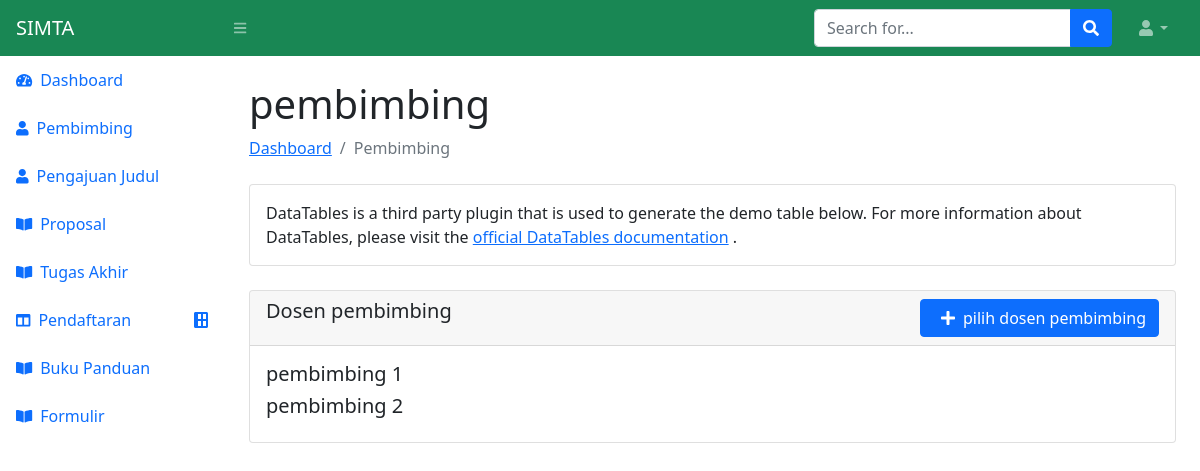
Before: /mhs/pembimbing with the older database file.
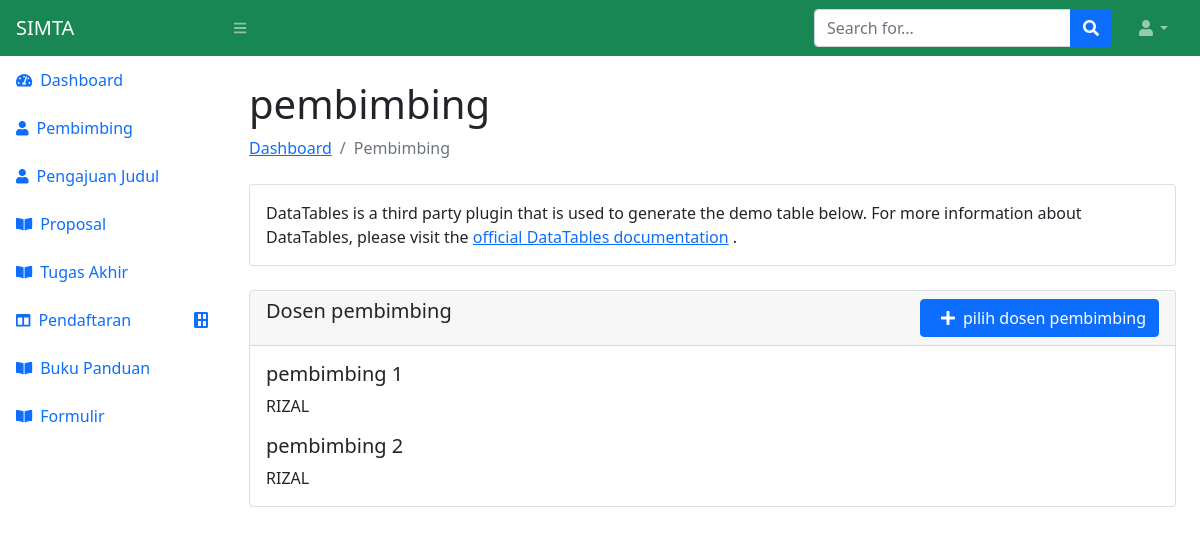
After: the same page with the newer database file.
### mahasiswa/models.py (models this page shows)
class pembimbing(models.Model):
    pembimbing_1 = models.TextField(max_length=180, default='')
    pembimbing_2 = models.TextField(max_length=180, default='')

### mahasiswa/views.py (the view, shortened to what this page needs)
# urls.py: path('pembimbing', views.pembimbingViewMhs, name='pembimbing'),
def pembimbingViewMhs(request):
    data_pembimbing =  models.pembimbing.objects.all()
    return render(request, 'mhs/pembimbing.html', {
        'pembimbing': data_pembimbing
    })

### mahasiswa/templates/mhs/pembimbing.html (shortened to what this page needs)
{% extends 'main-mhs.html' %}
{% block content %}
<main>
    <div class="container-fluid px-4">
        <h1 class="mt-4">pembimbing</h1>
        <ol class="breadcrumb mb-4">
            <li class="breadcrumb-item"><a href="index.html">Dashboard</a></li>
            <li class="breadcrumb-item active">Pembimbing</li>
        </ol>
        <div class="card mb-4">
            <div class="card-body">
                DataTables is a third party plugin that is used to generate the demo table below. For more information about DataTables, please visit the
                <a target="_blank" href="https://datatables.net/">official DataTables documentation</a>
                .
            </div>
        </div>
        <div class="card">
            <div class="d-flex justify-content-between card-header">
                <div>
                    <h5 class="">Dosen pembimbing</h5>
                </div>
                <div>
                    <button type="button" class="btn btn-primary" data-bs-toggle="modal" data-bs-target="#staticBackdrop"><span class="mx-2"><i class="fa fa-plus" aria-hidden="true"></i></span><span>pilih dosen pembimbing</span></button>
                </div>
            </div>
            <div class="card-body">
                <h5 class="card-title">pembimbing 1</h5>
            {%for i in pembimbing%}
                <p class="card-text">{{i.pembimbing_1}}</p>
            {%endfor%}
            <h5 class="card-title">pembimbing 2</h5>
            {%for i in pembimbing%}
                <p class="card-text">{{i.pembimbing_2}}</p>
            {%endfor%}
            </div>
        </div>
    </div>
</main>
{% endblock %}

### mahasiswa/templates/main-mhs.html (shortened to what this page needs)
{% load static %}
<!doctype html>
<html lang="en">
  <head>
    <link href="https://cdn.jsdelivr.net/npm/bootstrap@5.1.3/dist/css/bootstrap.min.css" rel="stylesheet">
    <link href="https://cdn.jsdelivr.net/npm/simple-datatables@latest/dist/style.css" rel="stylesheet" />
    <link href="{% static 'css/styles.css' %}" rel="stylesheet" />
  </head>
  <body class="sb-nav-fixed">
        <nav class="sb-topnav navbar navbar-expand navbar-dark bg-success">
            <a class="navbar-brand ps-3" href="index.html">SIMTA</a>
            <button class="btn btn-link btn-sm order-1 order-lg-0 me-4 me-lg-0" id="sidebarToggle" href="#!"><i class="fas fa-bars"></i></button>
            <form class="d-none d-md-inline-block form-inline ms-auto me-0 me-md-3 my-2 my-md-0">
                <div class="input-group">
                    <input class="form-control" type="text" placeholder="Search for..." aria-label="Search for..." aria-describedby="btnNavbarSearch" />
                    <button class="btn btn-primary" id="btnNavbarSearch" type="button"><i class="fas fa-search"></i></button>
                </div>
            </form>
            <ul class="navbar-nav ms-auto ms-md-0 me-3 me-lg-4">
                <li class="nav-item dropdown">
                    <a class="nav-link dropdown-toggle" id="navbarDropdown" href="#" role="button" data-bs-toggle="dropdown" aria-expanded="false"><i class="fas fa-user fa-fw"></i></a>
                </li>
            </ul>
        </nav>
      <div id="layoutSidenav">
          {% include 'sidenav-mhs.html' %}
          <div id="layoutSidenav_content">
            {% block content %}
            {% endblock %}
          </div>
      </div>
  </body>
</html>

### mahasiswa/templates/sidenav-mhs.html (shortened to what this page needs)
    <div id="layoutSidenav_nav">
        <nav class="sb-sidenav accordion sb-sidenav-success" id="sidenavAccordion">
            <div class="sb-sidenav-menu">
                <div class="nav ">
                    <a class="nav-link " href="/mhs">
                        <div class="sb-nav-link-icon"><i class="fas fa-tachometer-alt"></i></div>
                        Dashboard
                    </a>
                    <a class="nav-link  " href="/mhs/pembimbing">
                        <div class="sb-nav-link-icon"><i class="fas fa-user"></i></div>
                            Pembimbing
                    </a>
                    <a class="nav-link" href="/mhs/pengajuan-judul">
                        <div class="sb-nav-link-icon"><i class="fas fa-user"></i></div>
                        Pengajuan Judul
                    </a>
                    <a class="nav-link" href="/mhs/proposal">
                        <div class="sb-nav-link-icon"><i class="fas fa-book-open"></i></div>
                        Proposal
                    </a>
                    <a class="nav-link" href="/mhs/ta">
                        <div class="sb-nav-link-icon"><i class="fas fa-book-open"></i></div>
                        Tugas Akhir
                    </a>
                    <a class="nav-link collapsed" href="#" data-bs-toggle="collapse" data-bs-target="#collapseLayouts" aria-expanded="false" aria-controls="collapseLayouts">
                        <div class="sb-nav-link-icon"><i class="fas fa-columns"></i></div>
                        Pendaftaran
                        <div class="sb-sidenav-collapse-arrow"><i class="fas fa-table"></i></div>
                    </a>
                    <a class="nav-link" href="buku-panduan">
                        <div class="sb-nav-link-icon"><i class="fas fa-book-open"></i></div>
                        Buku Panduan
                    </a>
                    <a class="nav-link" href="formulir">
                        <div class="sb-nav-link-icon"><i class="fas fa-book-open"></i></div>
                        Formulir
                    </a>
                </div>
            </div>
        </nav>
    </div>

Changed rows visible on the page:
added pembimbing: pembimbing_1 "RIZAL", pembimbing_2 "RIZAL"
